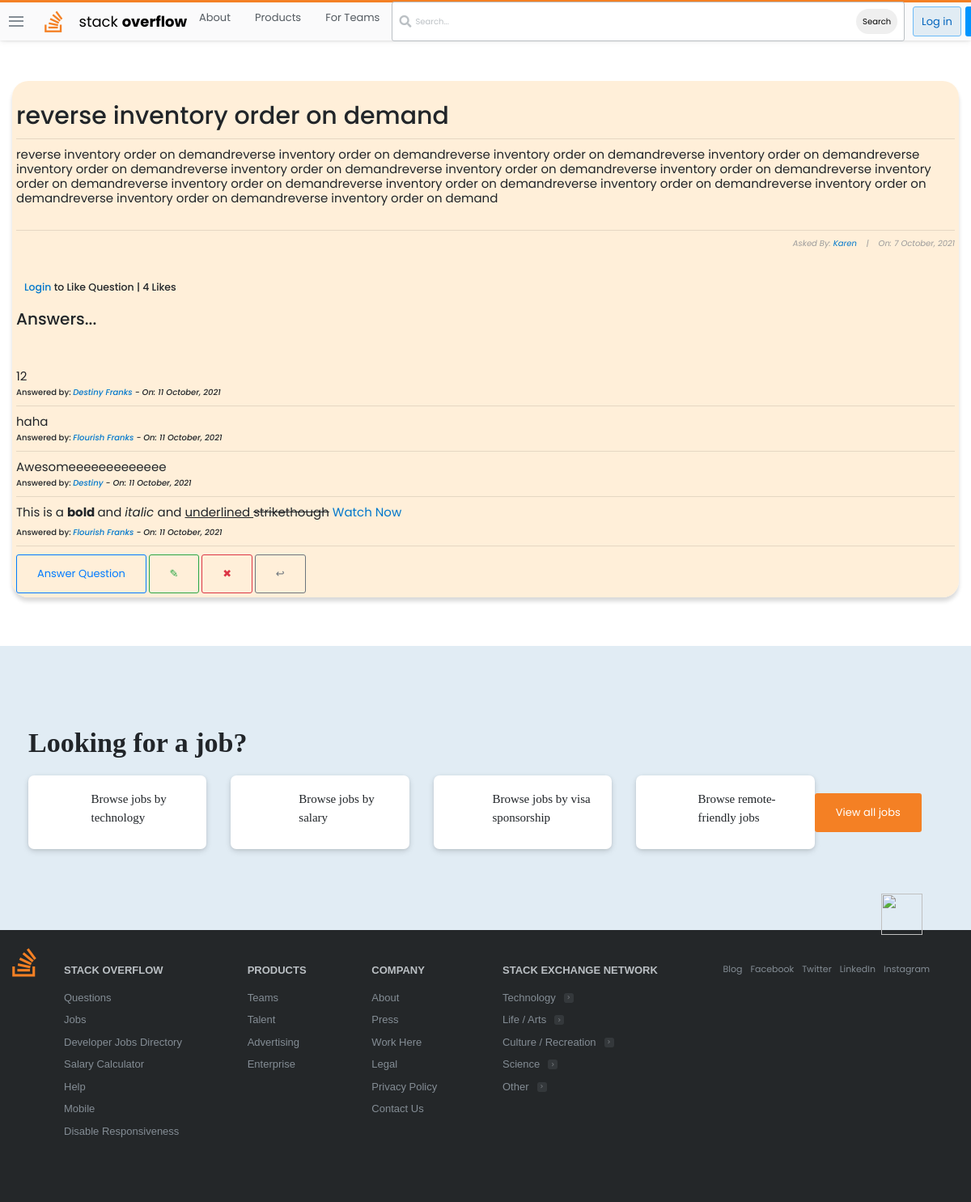
/questions/6/, run on the app's committed database.
### stackbase/models.py (models this page shows, shortened)
class Question(models.Model):
    user = models.ForeignKey(User, on_delete=models.CASCADE)
    title = models.CharField(max_length=10000)
    content = RichTextField()
    likes = models.ManyToManyField(User, related_name='question_post')
    date_created = models.DateTimeField(default=timezone.now)
    def total_likes(self):
        return self.likes.count()

class Comment(models.Model):
    question = models.ForeignKey(Question, related_name="comment", on_delete=models.CASCADE)
    name = models.CharField(max_length=1000)
    content = RichTextField()
    date_created = models.DateTimeField(default=timezone.now)

### stackbase/views.py (the view)
# urls.py: path('questions/<int:pk>/', views.QuestionDetailView.as_view(), name="question-detail"),
class QuestionDetailView(DetailView):
    model = Question
    def get_context_data(self, *args, **kwargs):
        context = super(QuestionDetailView, self).get_context_data()
        something = get_object_or_404(Question, id=self.kwargs['pk'])
        total_likes = something.total_likes()
        liked = False
        if something.likes.filter(id=self.request.user.id).exists():
            liked = True
        context['total_likes'] = total_likes
        context['liked'] = liked
        return context

### stackbase/templates/stackbase/question_detail.html (shortened to what this page needs)
{% extends 'base.html' %}
{% block content %}
<!DOCTYPE html>
<html lang="en">
<head>
</head>
<body>
    <div class="container">
        <div class="list-question">
            <div class="questions">
                <div class="container" style="background-color: rgba(255, 235, 209, 0.808); padding: 5px; box-shadow: rgba(0, 0, 0, 0.15) 0px 5px 5px 0px; border-radius: 20px;" >
                    <h3 id="fh3">{{question.title}}</h3>
                    <hr>
                    <h6 id="fh6">{{ question.content|safe }}</h6>
                    <hr>
                    <h6 id="fh6" style="font-size: 10px; font-style: italic; color: rgb(155, 155, 155); text-align: right;">Asked By: <a href="{% url 'profile' %}">{{ object.user|title }}</a>&nbsp;&nbsp;&nbsp; |&nbsp;&nbsp;&nbsp; On: {{ object.date_created|date:"j F, Y" }}</h6>
                    <br>
                        <form action="{% url 'stackbase:like_post' object.pk %}" method="POST">
                            {% if user.is_authenticated %}
                                {% if liked %}
                                    <div style="display: flex; align-items: center; margin-left: 10px;">
                                        <button type="submit" name="question_id" value="{{ question.id }}" style="border: none; border-radius: 60px;"><img src="https://image.similarpng.com/very-thumbnail/2020/06/Dislike-icon-transparent-PNG.png" alt="" style="width: 40px;"></button> <h5 style="margin-left: 10px; cursor: pointer;"> |  {{ total_likes }} Likes</h5>
                                    </div>
                                {% else %}
                                    <div style="display: flex; align-items: center; margin-left: 10px;">
                                        <button type="submit" name="question_id" value="{{ question.id }}" style="border: none; border-radius: 30px;"><img src="https://i.pinimg.com/originals/39/44/6c/39446caa52f53369b92bc97253d2b2f1.png" alt="" style="width: 40px;"></button> <h5 style="margin-left: 10px; cursor: pointer;"> |  {{ total_likes }} Likes</h5>
                                    </div>
                                {% endif %}
                            {% else %}
                                <h5 style="margin-left: 10px; cursor: pointer;"><a href="{% url 'login' %}">Login</a> to Like Question |  {{ total_likes }} Likes</h5>
                            {% endif %}
                        </form>
                    <br>
                    <h2>Answers...</h2> <br><br><br>
                    {% if not question.comment.all %}
                        <h3>No Answers yet... <a href="">Answer Question</a> </h3>
                    {% else %}
                        {% for comment in question.comment.all %}
                            <h3 style="font-weight: normal; font-size: 15px;">{{comment.content|safe}}</h3>
                            <h3 style="font-size: 10px;">Answered by: <i><a href="">{{comment.name}}</a> - On: {{comment.date_created|date:"j F, Y"}}</i></h3>
                            <hr>
                        {% endfor %}
                    {% endif %}
                    <a class="btn btn-outline-primary" id="fa" href="{% url 'stackbase:question-comment' question.id %}" style="text-decoration: none;">Answer Question</a>
                    <a style="text-decoration: none; " class="btn btn-outline-success" href="{% url 'stackbase:question-update' question.id %}">&#x270E;</a>
                    <a style="text-decoration: none; " class="btn btn-outline-danger" href="{% url 'stackbase:question-delete' question.id %}">&#x2716;</a>
                    <a style="text-decoration: none; " class="btn btn-outline-secondary" href="{% url 'stackbase:question-lists' %}">&#x21a9;</a>
                </div> <br><br>
                </div> <br>
            </div>
        </div>
        <br>
</body>
</html>
{% endblock content %}

### static/main.css (style rules this page uses)
:root { --white: #fff; --black: #0c0d0e; --orange: #f48024; --yellow: #fbf2d4; --green: #5eba7d; --blue: #0077cc; --powder: #e1ecf4; --red: #d1383d; --black-025: #fafafb; --black-050: #eff0f1; --black-075: #e4e6e8; --black-100: #d6d9dc; --black-150: #c8ccd0; --black-200: #bbc0c4; --black-300: #9fa6ad; --black-350: #9199a1; --black-400: #848d95; --black-500: #6a737c; --black-600: #535a60; --black-700: #3c4146; --black-750: #2f3337; --black-800: #242729; --black-900: #0c0d0e; --orange-050: #fff7f2; --orange-100: #fee3cf; --orange-200: #fcd0ad; --orange-300: #f7aa6d; --orange-400: #f48024; --orange-500: #f2720c; --orange-600: #da670b; --orange-700: #bd5c00; --orange-800: #a35200; --orange-900: #874600; --blue-050: #f2f9ff; --blue-100: #cfeafe; --blue-200: #addafc; --blue-300: #6cbbf7; --blue-400: #379fef; --blue-500: #0095ff; --blue-600: #0077cc; --blue-700: #0064bd; --blue-800: #0054a3; --blue-900: #004487; --powder-050: #f4f8fb; --powder-100: #e1ecf4; --powder-200: #d1e5f1; --powder-300: #b3d3ea; --powder-400: #a0c7e4; --powder-500: #7aa7c7; --powder-600: #5b8db1; --powder-700: #39739d; --powder-800: #2c5777; --powder-900: #1e3c52; --green-025: #eef8f1; --green-050: #dcf0e2; --green-100: #cae8d4; --green-200: #a6d9b7; --green-300: #82ca9a; --green-400: #5eba7d; --green-500: #48a868; --green-600: #3d8f58; --green-700: #2f6f44; --green-800: #29603b; --green-900: #1e472c; --yellow-050: #fdf7e3; --yellow-100: #fbf2d4; --yellow-200: #f1e5bc; --yellow-300: #e6d178; --yellow-400: #e9c63f; --yellow-500: #ddb624; --yellow-600: #cea51b; --yellow-700: #b89516; --yellow-800: #9f8010; --yellow-900: #826a0b; --red-050: #fdf3f4; --red-100: #f9d3d7; --red-200: #f4b4bb; --red-300: #e87c87; --red-400: #de535e; --red-500: #d1383d; --red-600: #c02d2e; --red-700: #ac2726; --red-800: #942121; --red-900: #7a1819; --gold: #ffcc01; --gold-lighter: #fff4d1; --gold-darker: #f1b600; --silver: #b4b8bc; --silver-lighter: #e8e8e8; --silver-darker: #9a9c9f; --bronze: #caa789; --bronze-lighter: #f2e9e1; --bronze-darker: #ab825f; --fc-dark: #0c0d0e; --fc-medium: #3c4146; --fc-light: #6a737c; --focus-ring: rgba(0,149,255,0.15); --focus-ring-success: rgba(166,217,183,0.4); --focus-ring-warning: rgba(233,198,63,0.4); --focus-ring-error: rgba(192,45,46,0.15); --focus-ring-muted: rgba(36,39,41,0.1); --bs-sm: 0 1px 2px rgba(0,0,0,0.05),0 1px 4px rgba(0,0,0,0.05),0 2px 8px rgba(0,0,0,0.05); --bs-md: 0 1px 3px rgba(0,0,0,0.06),0 2px 6px rgba(0,0,0,0.06),0 3px 8px rgba(0,0,0,0.09); --bs-lg: 0 1px 4px rgba(0,0,0,0.09),0 3px 8px rgba(0,0,0,0.09),0 4px 13px rgba(0,0,0,0.13); --scrollbar: rgba(0,0,0,0.2); --highlight-bg: #f6f6f6; --highlight-color: #2f3337; --highlight-comment: #656e77; --highlight-punctuation: var(--black-600); --highlight-namespace: #b75501; --highlight-attribute: #015692; --highlight-literal: #b75501; --highlight-symbol: #803378; --highlight-keyword: #015692; --highlight-variable: #54790d; --highlight-addition: #2f6f44; --highlight-deletion: #c02d2e; --dark-blue:#2b2d6e; --magnolia:#f7f6f9; }
*, *::before, *::after { margin: 0; padding: 0; box-sizing: border-box; }
html { font-family: Arial, "Helvetica Neue", Helvetica, sans-serif; font-size: 10px; color: var(--black-800); }
.container { width: 100%; max-width: 126.4rem; margin: 0 auto; padding: 0 1.5rem; }
a { text-decoration: none; color: var(--blue-600); cursor: pointer; }
.btn { text-align: center; font-size: 1.3rem; border-radius: 3px; transition: all 0.5s; padding: 1.3rem 2.5rem; }

### stackbase/templates/stackbase/question_detail.html (style rules this page uses)
body { margin-top: 100px; font-family: 'Poppins', sans-serif; }
#fh3 { text-align: center; font-size: 30px; padding-top: 20px; text-align: left; }
#fh6 { text-align: left; font-size: 15px; padding-bottom: 20px; font-weight: normal; }

### data on the page
Question: title "reverse inventory order on demand", content "reverse inventory order on demandreverse inventory order on demandreverse inventory order on demandreverse inventory order on demandreverse inventory order on demandreverse inventory order on demandreverse inventory order on demandreverse inventory order on demandreverse inventory order on demandreverse inventory order on demandreverse inventory order on demandreverse inventory order on demandreverse inventory order on demandreverse inventory order on demandreverse inventory order on demand", user "Karen", date_created "7 October, 2021"
Comment: content "12", name "Destiny Franks", date_created "11 October, 2021"
Comment: content "haha", name "Flourish Franks", date_created "11 October, 2021"
Comment: content "Awesomeeeeeeeeeeeee", name "Destiny", date_created "11 October, 2021"
Comment: content "This is a bold and italic and underlined strikethough Watch Now", name "Flourish Franks", date_created "11 October, 2021"

### other printed values
{{ total_likes }} "4"
